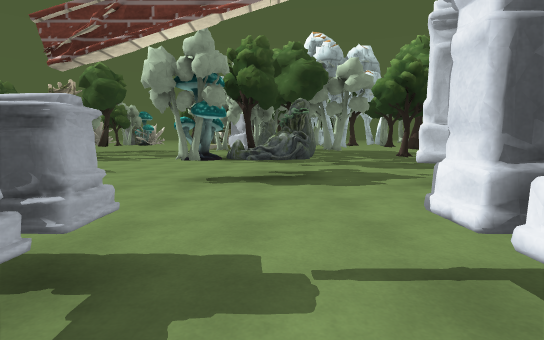
view 1 (above)

24 first-person views from a walk through a Unity game level. The camera is 1.4 m above the floor, tilts 6° down and sees 85° across. The floor is counted in squares, 2 m on a side. Each view is taken from the middle of a square. On the plan, view 1 faces up. The plan holds only what a view shows up to about 10 squares ahead; the rest is blank. The place goes on beyond the plan. Some surface patterns are stand-ins.

view 2
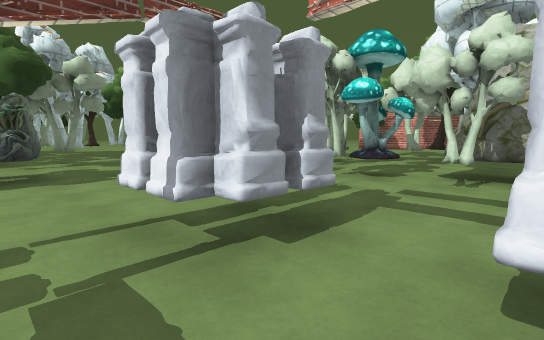

view 3
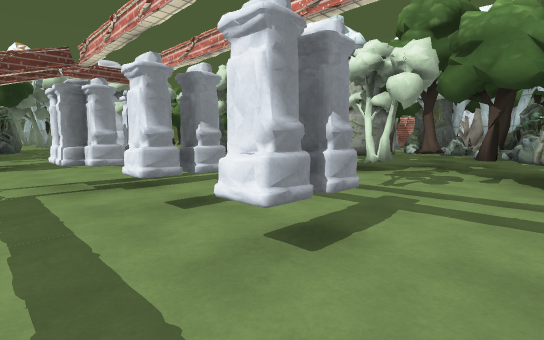

view 4
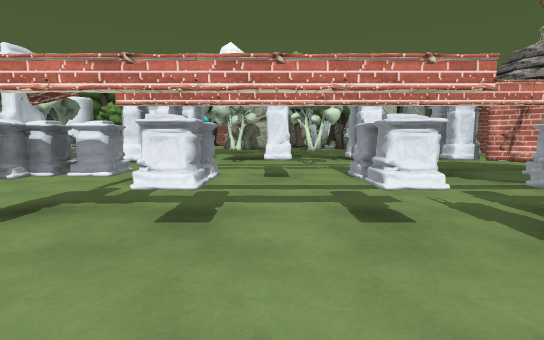

view 5
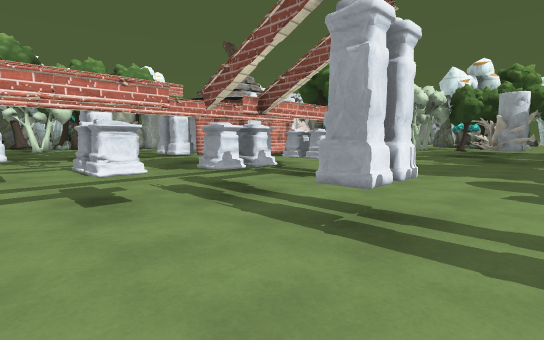

view 6
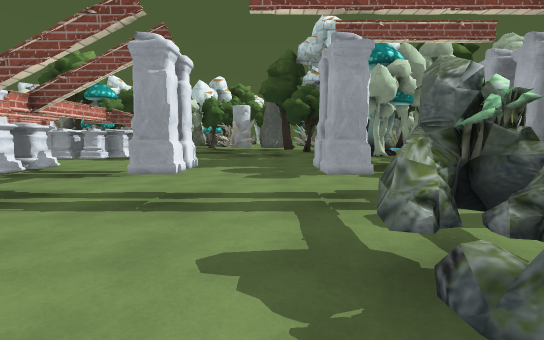

view 7
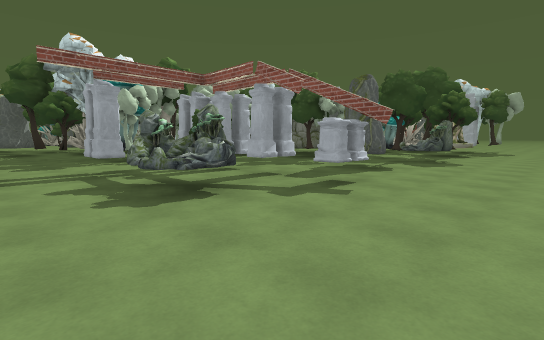

view 8
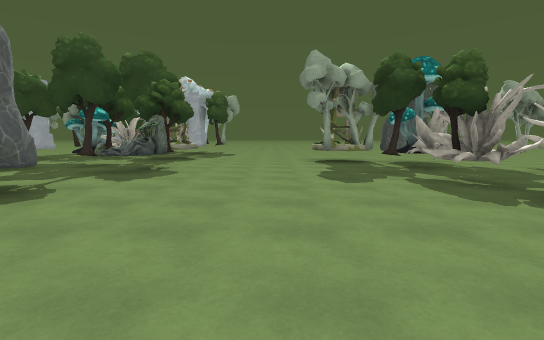

view 9
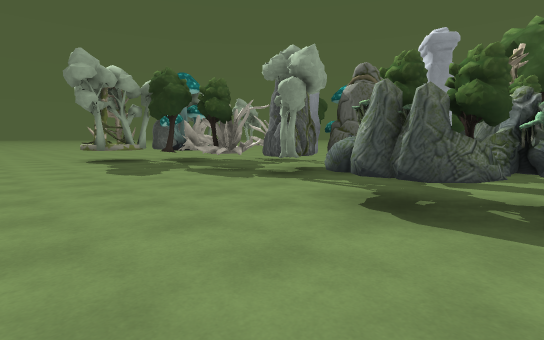

view 10
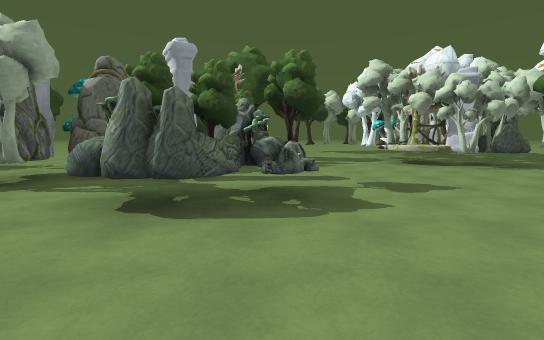

view 11
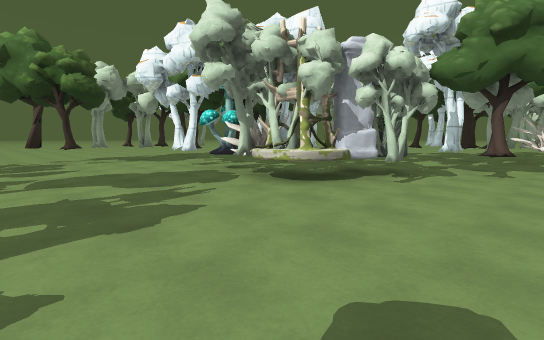

view 12
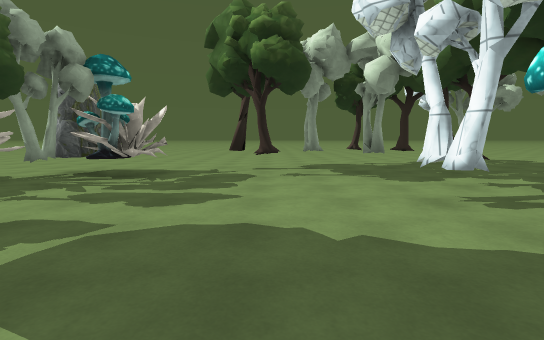

view 13
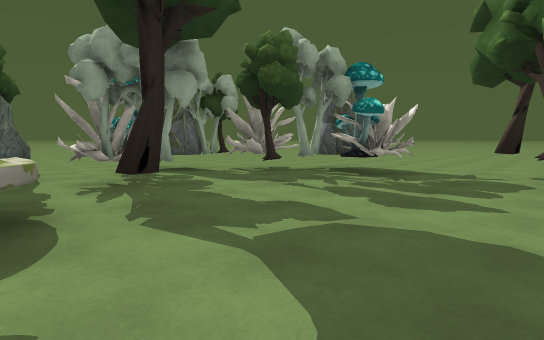

view 14
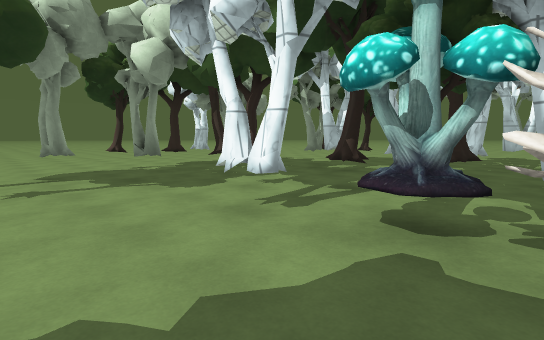

view 15
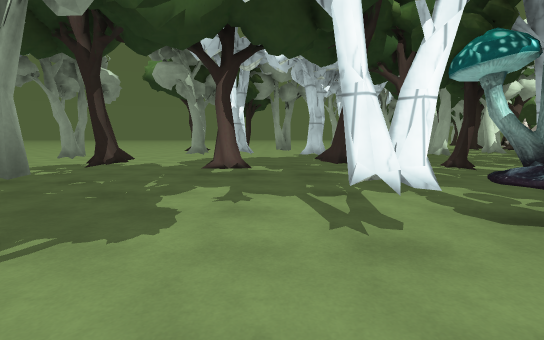

view 16
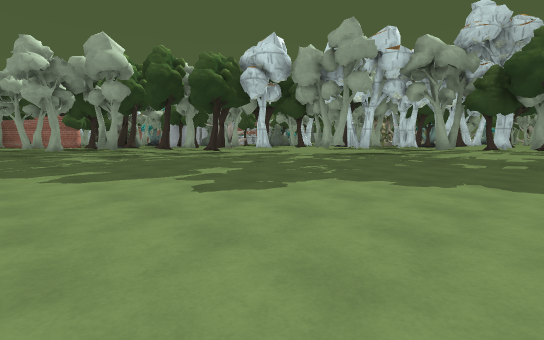

view 17
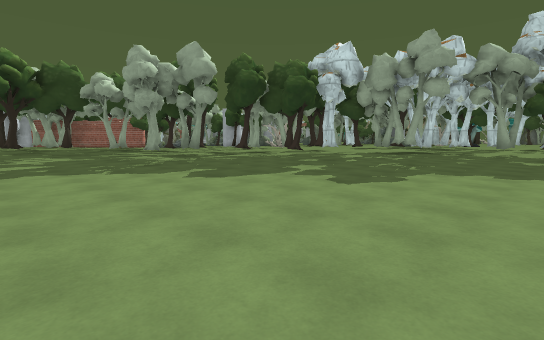

view 18
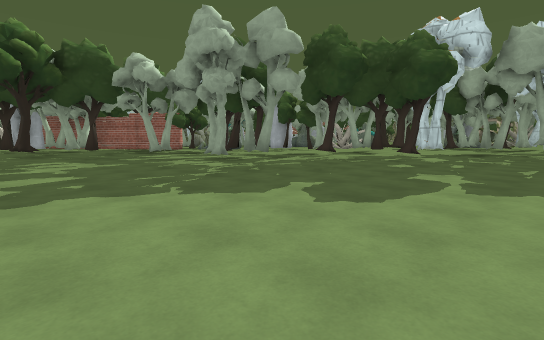

view 19
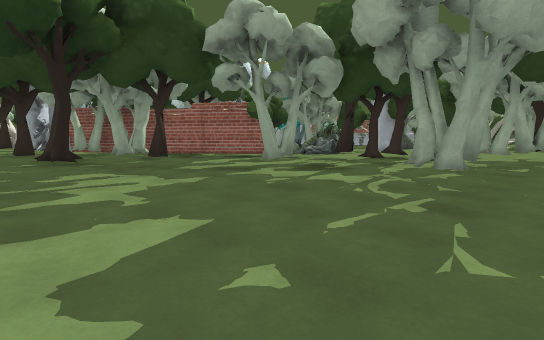

view 20
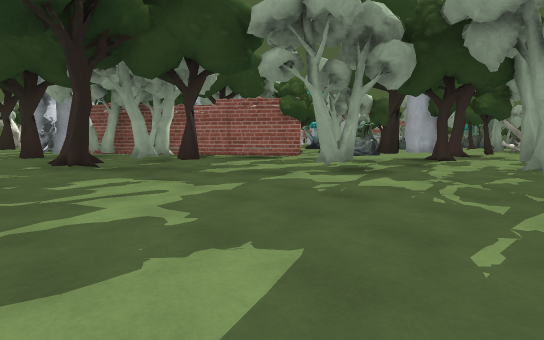

view 21
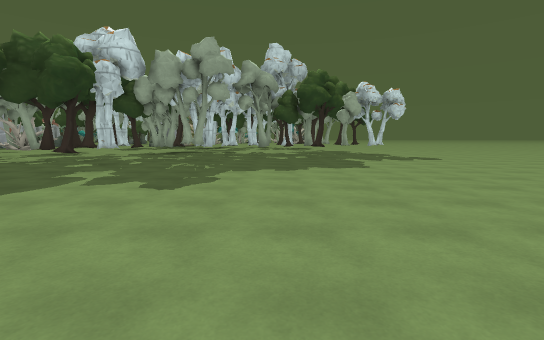

view 22
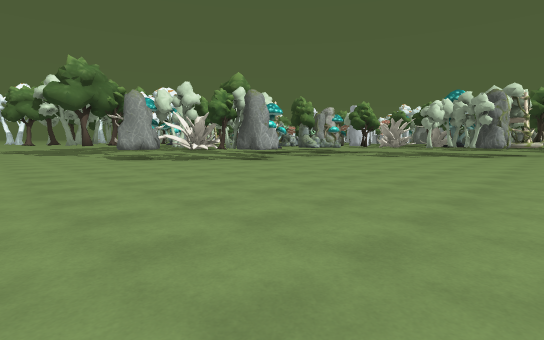

view 23
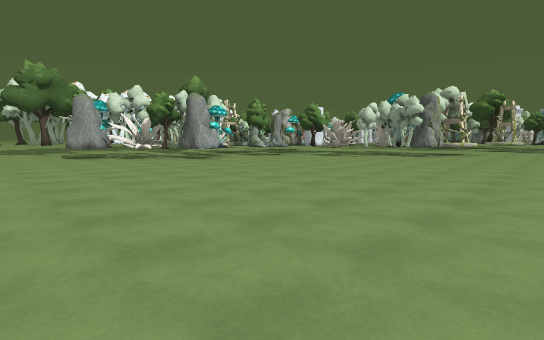

view 24
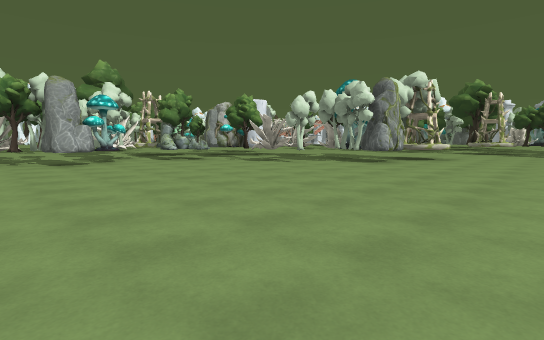

### Floor plan
Key: @ floor where view 1 was taken; # wall or solid block; x gap in a wall; . floor; = window, fence, low wall or low ledge; ≈ water the walk keeps out of; ^ raised ledge; T thing the floor can be seen under or through; O other object.
Columns run from 20 left of view 1 to 14 right of it. Each row starts with its distance up from view 1.
 22              ........   ...
 21   .................... ......
 20 .....................#........
 19 ...............................
 18 ...............#.###.#..........
 17 ...........O##..#.##...#.........
 16 ...........O.O........#............
 15 ..........#O...........#...........
 14 .........##..#....###.#............
 13 ..........OO#.....O##.x.#.#........
 12 ...........O##....O#..###..........
 11 .........##  #....## .......#......
 10 .........#  ##....###.....#........
  9 .......O.=# #.........#..#..#......
  8 .......O.O##........#.#.#O.###.#...
  7 ....#OOOOO#.. ..........#O#.##.....
  6 ...##.O#OO#..##.....#x....x....#...
  5  ..#^.......###....O#..##.O.#......
  4  ................ .....####.##..##.
  3  ................ .......######.T..
  2    .............. .......OO=####T..
  1    ..............  #.##..O##   TT..
  0    #..##..........##@....##     T.
 -1     .....#....#...........###    #
 -2     .O........x...#.....#..##O.. ##
 -3     .. .#...#.#.#.#..TT...###O..
 -4             #.....#..TT..### ≈≈
 -5              .......TT T.#
 -6             O#... TTT  T..
 -7             ^O......    ..
 -8             ^##.......  ..
 -9            ≈.##.... ..
-10            ≈  ...## .O
-11                .OO   O
-12                 ####
-13                 ##

Where each view was taken, in squares from view 1:
view 1: 0 up, 0 right, facing up
view 2: 1 down, 0 right, facing up-right
view 3: 4 down, 0 right, facing up-right
view 4: 1 down, 4 left, facing right
view 5: 1 down, 5 left, facing down-right
view 6: 0 up, 5 left, facing down
view 7: 3 up, 4 left, facing down-left
view 8: 3 up, 7 left, facing left
view 9: 2 up, 6 left, facing up-left
view 10: 2 up, 6 left, facing up
view 11: 7 up, 6 left, facing up-right
view 12: 11 up, 4 left, facing up
view 13: 11 up, 4 left, facing up-left
view 14: 12 up, 4 left, facing up-right
view 15: 15 up, 4 left, facing right
view 16: 17 up, 12 right, facing down-left
view 17: 16 up, 14 right, facing down-left
view 18: 13 up, 14 right, facing down-left
view 19: 9 up, 14 right, facing down-left
view 20: 8 up, 14 right, facing down-left
view 21: 15 up, 14 right, facing left
view 22: 21 up, 18 left, facing down-right
view 23: 20 up, 20 left, facing down-right
view 24: 16 up, 20 left, facing down-right
